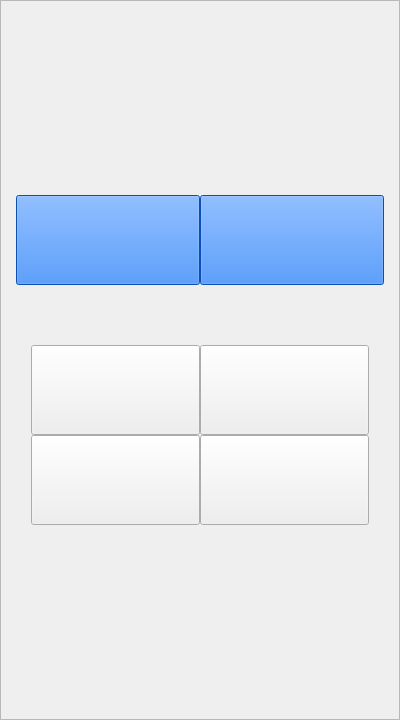
<?xml version="1.0" encoding="UTF-8"?>
<ui version="4.0">
 <class>AF</class>
 <widget class="QWidget" name="AF">
  <property name="geometry">
   <rect>
    <x>0</x>
    <y>0</y>
    <width>400</width>
    <height>720</height>
   </rect>
  </property>
  <property name="windowTitle">
   <string>AF</string>
  </property>
  <layout class="QHBoxLayout" name="horizontalLayout_2">
   <property name="leftMargin">
    <number>0</number>
   </property>
   <property name="topMargin">
    <number>0</number>
   </property>
   <property name="rightMargin">
    <number>0</number>
   </property>
   <property name="bottomMargin">
    <number>0</number>
   </property>
   <item>
    <widget class="QFrame" name="frame">
     <property name="maximumSize">
      <size>
       <width>9999</width>
       <height>9999</height>
      </size>
     </property>
     <property name="frameShape">
      <enum>QFrame::StyledPanel</enum>
     </property>
     <property name="frameShadow">
      <enum>QFrame::Raised</enum>
     </property>
     <layout class="QVBoxLayout" name="verticalLayout_3">
      <property name="spacing">
       <number>20</number>
      </property>
      <property name="leftMargin">
       <number>0</number>
      </property>
      <property name="topMargin">
       <number>0</number>
      </property>
      <property name="rightMargin">
       <number>0</number>
      </property>
      <property name="bottomMargin">
       <number>0</number>
      </property>
      <item>
       <layout class="QVBoxLayout" name="verticalLayout_2">
        <property name="spacing">
         <number>0</number>
        </property>
        <property name="topMargin">
         <number>80</number>
        </property>
        <property name="bottomMargin">
         <number>80</number>
        </property>
        <item>
         <layout class="QHBoxLayout" name="horizontalLayout">
          <property name="spacing">
           <number>0</number>
          </property>
          <property name="leftMargin">
           <number>15</number>
          </property>
          <property name="rightMargin">
           <number>15</number>
          </property>
          <item>
           <widget class="QPushButton" name="y_btn">
            <property name="sizePolicy">
             <sizepolicy hsizetype="Expanding" vsizetype="Fixed">
              <horstretch>0</horstretch>
              <verstretch>0</verstretch>
             </sizepolicy>
            </property>
            <property name="maximumSize">
             <size>
              <width>16777215</width>
              <height>90</height>
             </size>
            </property>
            <property name="font">
             <font>
              <family>Neue Haas Grotesk Text Pro</family>
              <pointsize>10</pointsize>
              <bold>true</bold>
             </font>
            </property>
            <property name="styleSheet">
             <string notr="true">#MainWindow {
	background-color: #fff;
}

#MainWindow QPushButton {
	border: 5px solid #fff;
	border-radius: 8px;
    border: 5px solid #fff;
    padding: 1px 5px;
	min-width: 120px;
	min-height:35px;
}

#y_btn {
	color: #fff;
    background-color: #0d6efd;
}

#y_btn:hover {
	background-color: #0055ff;
}

#y_btn:pressed {
	border: 4px solid #98c1fe;
}
</string>
            </property>
            <property name="text">
             <string/>
            </property>
           </widget>
          </item>
          <item>
           <widget class="QPushButton" name="n_btn">
            <property name="sizePolicy">
             <sizepolicy hsizetype="Expanding" vsizetype="Fixed">
              <horstretch>0</horstretch>
              <verstretch>0</verstretch>
             </sizepolicy>
            </property>
            <property name="maximumSize">
             <size>
              <width>16777215</width>
              <height>90</height>
             </size>
            </property>
            <property name="font">
             <font>
              <family>Neue Haas Grotesk Text Pro</family>
              <pointsize>10</pointsize>
              <bold>true</bold>
             </font>
            </property>
            <property name="styleSheet">
             <string notr="true">#MainWindow {
	background-color: #fff;
}

#MainWindow QPushButton {
	border: 5px solid #fff;
	border-radius: 8px;
    border: 5px solid #fff;
    padding: 1px 5px;
	min-width: 120px;
	min-height:35px;
}

#n_btn {
	color: #fff;
    background-color: #0d6efd;
}

#n_btn:hover {
	background-color: #0055ff;
}

#n_btn:pressed {
	border: 4px solid #98c1fe;
}

</string>
            </property>
            <property name="text">
             <string/>
            </property>
           </widget>
          </item>
         </layout>
        </item>
        <item>
         <spacer name="verticalSpacer">
          <property name="orientation">
           <enum>Qt::Vertical</enum>
          </property>
          <property name="sizeType">
           <enum>QSizePolicy::Fixed</enum>
          </property>
          <property name="sizeHint" stdset="0">
           <size>
            <width>20</width>
            <height>60</height>
           </size>
          </property>
         </spacer>
        </item>
        <item>
         <layout class="QHBoxLayout" name="horizontalLayout_5">
          <property name="spacing">
           <number>0</number>
          </property>
          <property name="leftMargin">
           <number>30</number>
          </property>
          <property name="rightMargin">
           <number>30</number>
          </property>
          <item>
           <widget class="QPushButton" name="hflip">
            <property name="maximumSize">
             <size>
              <width>16777215</width>
              <height>90</height>
             </size>
            </property>
            <property name="text">
             <string/>
            </property>
           </widget>
          </item>
          <item>
           <widget class="QPushButton" name="vflip">
            <property name="maximumSize">
             <size>
              <width>16777215</width>
              <height>90</height>
             </size>
            </property>
            <property name="text">
             <string/>
            </property>
           </widget>
          </item>
         </layout>
        </item>
        <item>
         <layout class="QHBoxLayout" name="horizontalLayout_3">
          <property name="spacing">
           <number>0</number>
          </property>
          <property name="leftMargin">
           <number>30</number>
          </property>
          <property name="rightMargin">
           <number>30</number>
          </property>
          <item>
           <widget class="QPushButton" name="rotatect">
            <property name="maximumSize">
             <size>
              <width>16777215</width>
              <height>90</height>
             </size>
            </property>
            <property name="text">
             <string/>
            </property>
           </widget>
          </item>
          <item>
           <widget class="QPushButton" name="rotate">
            <property name="maximumSize">
             <size>
              <width>16777215</width>
              <height>90</height>
             </size>
            </property>
            <property name="text">
             <string/>
            </property>
           </widget>
          </item>
         </layout>
        </item>
       </layout>
      </item>
     </layout>
    </widget>
   </item>
  </layout>
 </widget>
 <resources/>
 <connections/>
</ui>
